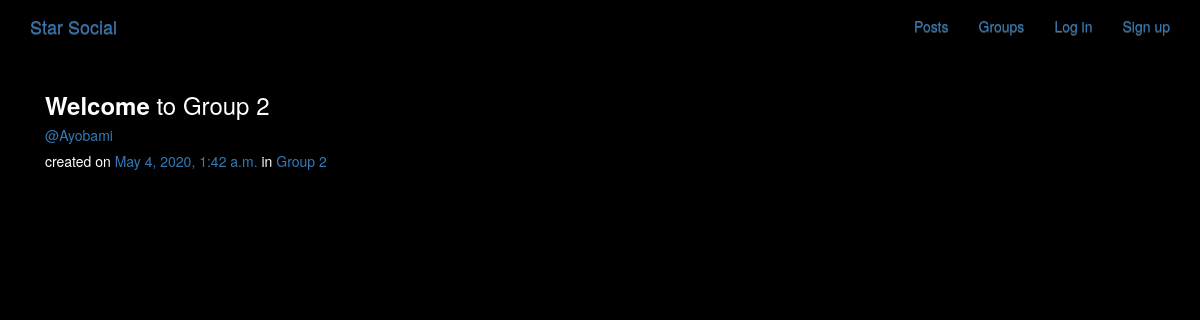
Page /posts/by/ayobami/12/ on the committed database.
### posts/models.py (models this page shows, shortened)
class Post(models.Model):
    user = models.ForeignKey(User, related_name='posts', on_delete=models.CASCADE)
    created_at = models.DateTimeField(auto_now=True)
    message = models.TextField()
    message_html = models.TextField(editable=False)
    group = models.ForeignKey(Group, related_name='posts', null=True, blank=True, on_delete=models.CASCADE)
    class Meta:
        ordering = ['-created_at']
        unique_together = ('user', 'message')

### groups/models.py (models this page shows, shortened)
class Group(models.Model):
    name = models.CharField(unique=True, max_length=50)
    slug = models.SlugField(allow_unicode=True, unique=True)
    description = models.TextField(blank=True, default='')
    description_html = models.TextField(editable=False, default='', blank=True)
    members = models.ManyToManyField(User, through='GroupMember')
    creator = models.CharField(max_length=500, default='')
    class Meta:
        ordering = ['name']

### posts/views.py (the view)
# urls.py: path("by/<username>/<pk>/", views.PostDetail.as_view(), name="single"),
class PostDetail(DetailView, SelectRelatedMixin):
    model = models.Post
    select_related = ('user', 'group')
    def get_queryset(self):
        queryset = super().get_queryset()
        return queryset.filter(user__username__iexact=self.kwargs.get('username'))

### posts/templates/posts/post_detail.html
{% extends "posts/post_base.html" %}
{% block post_content %}
  <div class="col-md-8">
      {% include "posts/_post.html" %}
  </div>
{% endblock post_content %}

### posts/templates/posts/_post.html (shortened to what this page needs)
<div class="post media">
    <h3>{{ post.message_html|safe }}</h3>
    <div class="media-body">
        <h5 class="media-heading">
            <span class="username">
                <a href="{% url 'posts:for_user' username=post.user.username %}">@{{ post.user.username|capfirst }}</a>
            </span>
            <h5>
                    <time class="time">created on
                            <a href="{% url 'posts:single' username=post.user.username pk=post.pk %}">{{ post.created_at }}</a>
                        </time>
                        {% if post.group %}
                        <span class="group-name">in <a href="{% url 'groups:single' slug=post.group.slug %}">{{ post.group.name }}</a></span>
                        {% endif %}
            </h5>
        </h5>
    </div>
</div>

### accounts/static/simplesocial/css/simple.css (style rules this page uses)
body { margin: 0; overflow: hidden; background-color: black; color:white; }

### rows in the picture
Post: message_html "Welcome to Group 2", user.username "Ayobami", created_at "May 4, 2020, 1:42 a.m.", group.name "Group 2"
